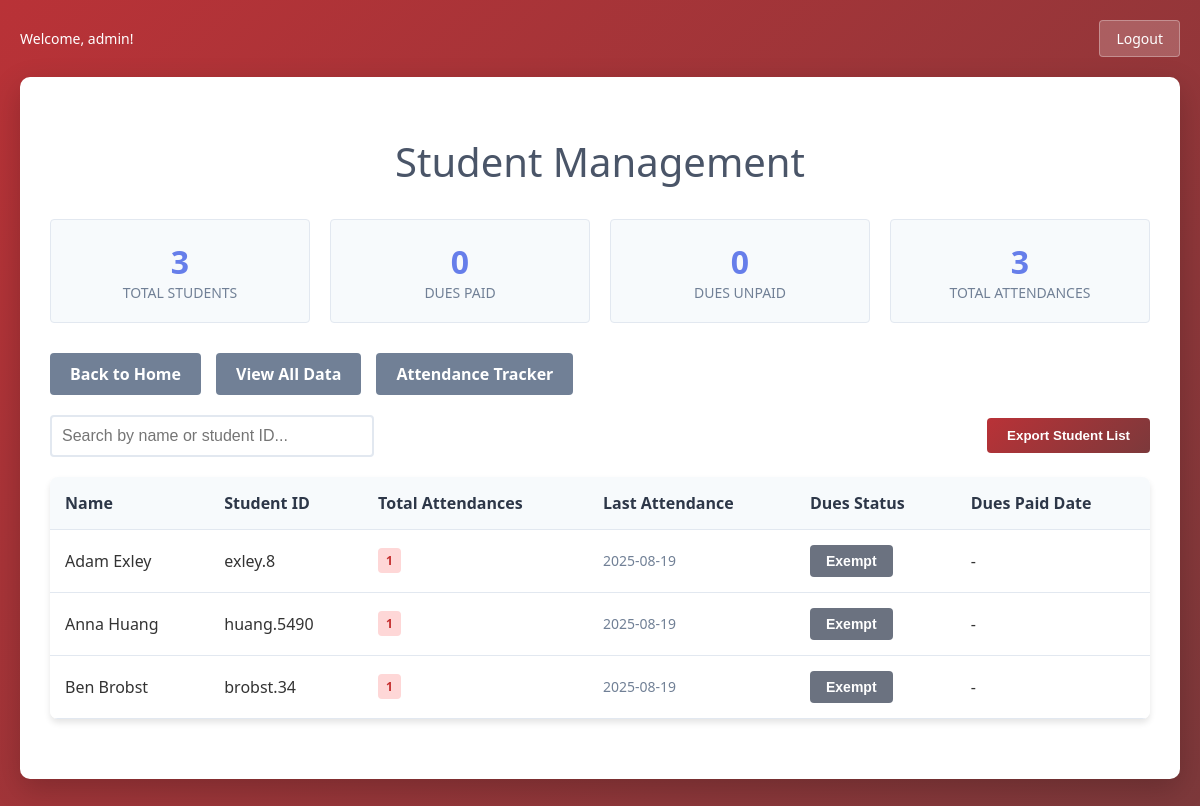
The app's page /manage_students (signed in), older data.
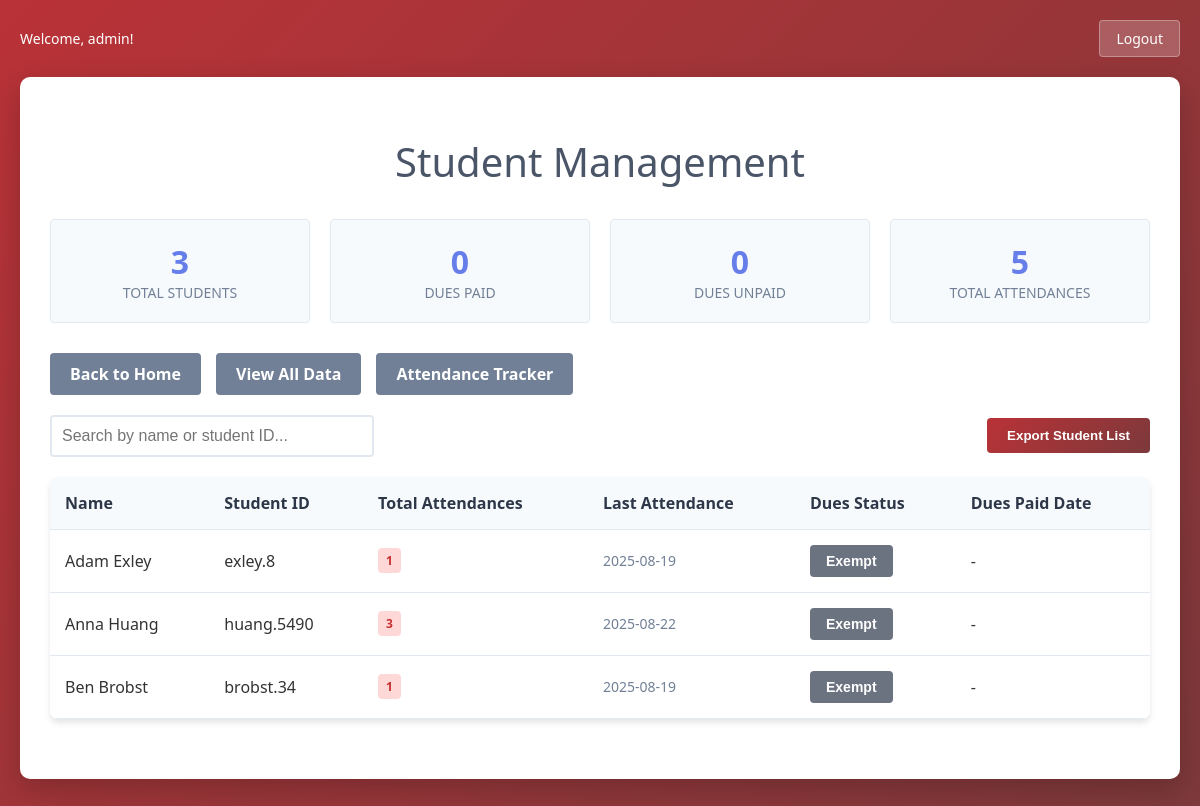
The same page, newer data.
### tables this page shows
CREATE TABLE students (
            id INTEGER PRIMARY KEY AUTOINCREMENT,
            first_name TEXT NOT NULL,
            last_name TEXT,
            student_id TEXT UNIQUE,
            email TEXT,
            phone TEXT,
            dues_status TEXT DEFAULT 'unpaid',  -- 'paid', 'unpaid', 'exempt'
            dues_paid_date DATE,
            created_at TIMESTAMP DEFAULT CURRENT_TIMESTAMP,
            updated_at TIMESTAMP DEFAULT CURRENT_TIMESTAMP
        );

### app.py (the view)
@app.route('/manage_students')
@login_required
def manage_students():
    conn = get_db_connection()
    cursor = conn.cursor()
    cursor.execute('''
        SELECT s.*,
               COUNT(ar.id) as attendance_count,
               MAX(ar.timestamp) as last_attendance
        FROM students s
        LEFT JOIN attendance_records ar ON s.student_id = ar.student_id
        GROUP BY s.id
        ORDER BY s.first_name, s.last_name
    ''')
    students = [dict(row) for row in cursor.fetchall()]
    conn.close()
    return render_template('manage_students.html', students=students)

### app.py (called while the page is built)
def get_db_connection():
    conn = sqlite3.connect(DATABASE)
    conn.row_factory = sqlite3.Row  # This allows accessing columns by name
    return conn

def login_required(f):
    @wraps(f)
    def decorated_function(*args, **kwargs):
        if 'logged_in' not in session:
            flash('Please log in to access this page.')
            return redirect(url_for('login'))
        return f(*args, **kwargs)
    return decorated_function

### templates/manage_students.html (shortened to what this page needs)
<!DOCTYPE html>
<html lang="en">
<head>
</head>
<body>
    <div class="header">
        <div class="user-info">
            {% if session.username %}
                Welcome, {{ session.username }}!
            {% endif %}
        </div>
        <a href="/logout" class="logout-btn">Logout</a>
    </div>
    <div class="container">
        <h1>Student Management</h1>
        <div class="stats">
            <div class="stat-card">
                <div class="stat-number">{{ students|length }}</div>
                <div class="stat-label">Total Students</div>
            </div>
            <div class="stat-card">
                <div class="stat-number">{{ students|selectattr('dues_status', 'equalto', 'paid')|list|length }}</div>
                <div class="stat-label">Dues Paid</div>
            </div>
            <div class="stat-card">
                <div class="stat-number">{{ students|selectattr('dues_status', 'equalto', 'unpaid')|list|length }}</div>
                <div class="stat-label">Dues Unpaid</div>
            </div>
            <div class="stat-card">
                <div class="stat-number">{{ (students|map(attribute='attendance_count')|sum) or 0 }}</div>
                <div class="stat-label">Total Attendances</div>
            </div>
        </div>
        <div class="navigation-links">
            <a href="/" class="btn btn-secondary">Back to Home</a>
            <a href="/view_data" class="btn btn-secondary">View All Data</a>
            <a href="/attendance_tracker" class="btn btn-secondary">Attendance Tracker</a>
        </div>
        <div class="controls">
            <input type="text" class="search-box" id="searchBox" placeholder="Search by name or student ID...">
            <div>
                <button class="btn" onclick="exportStudents()">Export Student List</button>
            </div>
        </div>
        {% if students %}
        <div class="table-container">
            <table id="studentsTable">
                <thead>
                    <tr>
                        <th>Name</th>
                        <th>Student ID</th>
                        <th>Total Attendances</th>
                        <th>Last Attendance</th>
                        <th>Dues Status</th>
                        <th>Dues Paid Date</th>
                    </tr>
                </thead>
                <tbody>
                    {% for student in students %}
                    <tr>
                        <td>{{ student.first_name }} {{ student.last_name or '' }}</td>
                        <td>{{ student.student_id or 'N/A' }}</td>
                        <td>
                            <span class="attendance-badge {% if student.attendance_count >= 10 %}attendance-high{% elif student.attendance_count >= 5 %}attendance-medium{% else %}attendance-low{% endif %}">
                                {{ student.attendance_count or 0 }}
                            </span>
                        </td>
                        <td class="last-attendance">
                            {% if student.last_attendance %}
                                {{ student.last_attendance[:10] }}
                            {% else %}
                                Never
                            {% endif %}
                        </td>
                        <td>
                            <button class="dues-btn {{ student.dues_status or 'unpaid' }}"
                                    onclick="toggleDuesStatus('{{ student.student_id }}', '{{ student.dues_status or 'unpaid' }}')">
                                {% if student.dues_status == 'paid' %}
                                    Paid ✓
                                {% elif student.dues_status == 'exempt' %}
                                    Exempt
                                {% else %}
                                    Unpaid
                                {% endif %}
                            </button>
                        </td>
                        <td>
                            {{ student.dues_paid_date or '-' }}
                        </td>
                    </tr>
                    {% endfor %}
                </tbody>
            </table>
        </div>
        {% else %}
        <div class="empty-state">
            <div class="empty-state-icon">👥</div>
            <p>No student records yet. Students will appear here after they submit attendance.</p>
        </div>
        {% endif %}
    </div>
</body>
</html>

### templates/manage_students.html (style rules this page uses)
body { font-family: 'Segoe UI', Tahoma, Geneva, Verdana, sans-serif; margin: 0; padding: 20px; background: linear-gradient(135deg, #b93237 0%, #7c393b 100%); min-height: 100vh; color: #333; }
.header { display: flex; justify-content: space-between; align-items: center; margin-bottom: 20px; }
.user-info { color: white; font-size: 14px; }
.logout-btn { background: rgba(255, 255, 255, 0.2); color: white; border: 1px solid rgba(255, 255, 255, 0.3); padding: 8px 16px; font-size: 14px; border-radius: 4px; cursor: pointer; text-decoration: none; display: inline-block; transition: background-color 0.3s ease; }
.container { background: white; padding: 30px; border-radius: 10px; box-shadow: 0 10px 30px rgba(0,0,0,0.2); max-width: 1400px; margin: 0 auto; }
h1 { color: #4a5568; text-align: center; margin-bottom: 30px; font-size: 2.5rem; font-weight: 300; }
.stats { display: grid; grid-template-columns: repeat(auto-fit, minmax(200px, 1fr)); gap: 20px; margin-bottom: 30px; }
.stat-card { background: #f7fafc; border: 1px solid #e2e8f0; border-radius: 4px; padding: 20px; text-align: center; }
.stat-number { font-size: 2rem; font-weight: bold; color: #667eea; }
.stat-label { color: #718096; font-size: 14px; text-transform: uppercase; }
.navigation-links { display: flex; gap: 15px; margin-bottom: 20px; flex-wrap: wrap; }
.btn { background: linear-gradient(135deg, #b93237 0%, #7c393b 100%); color: white; border: none; padding: 10px 20px; border-radius: 4px; cursor: pointer; text-decoration: none; display: inline-block; transition: transform 0.2s ease; font-weight: 600; }
.btn-secondary { background: #718096; }
.controls { display: flex; justify-content: space-between; align-items: center; margin-bottom: 20px; flex-wrap: wrap; gap: 15px; }
.search-box { padding: 10px; border: 2px solid #e2e8f0; border-radius: 4px; font-size: 16px; width: 300px; max-width: 100%; }
.table-container { overflow-x: auto; border-radius: 8px; box-shadow: 0 4px 6px rgba(0,0,0,0.1); margin-bottom: 30px; }
table { width: 100%; border-collapse: collapse; background: white; }
th, td { padding: 15px; text-align: left; border-bottom: 1px solid #e2e8f0; }
th { background: #f7fafc; font-weight: 600; color: #2d3748; position: sticky; top: 0; }
.dues-btn { padding: 8px 16px; border: none; border-radius: 4px; cursor: pointer; font-size: 14px; font-weight: 600; transition: all 0.3s ease; }
.dues-btn.exempt { background: #6b7280; color: white; }
.attendance-badge { display: inline-block; padding: 4px 8px; border-radius: 4px; font-size: 12px; font-weight: bold; }
.attendance-low { background: #fed7d7; color: #c53030; }
.last-attendance { font-size: 14px; color: #718096; }

Row changes from the older to the newer data that the page shows:
removed students: first_name "Anna", last_name "Huang", student "huang.5490", id "1", last_attendance "2025-08-19", dues_status "Exempt", dues_paid_date "-"
added students: first_name "Anna", last_name "Huang", student "huang.5490", attendance_count "3", last_attendance "2025-08-22", dues_status "Exempt", dues_paid_date "-"
Text that changed along with them:
{{ (students|map(attribute='attendance_count')|sum) or 0 }}: "3" → "5"
